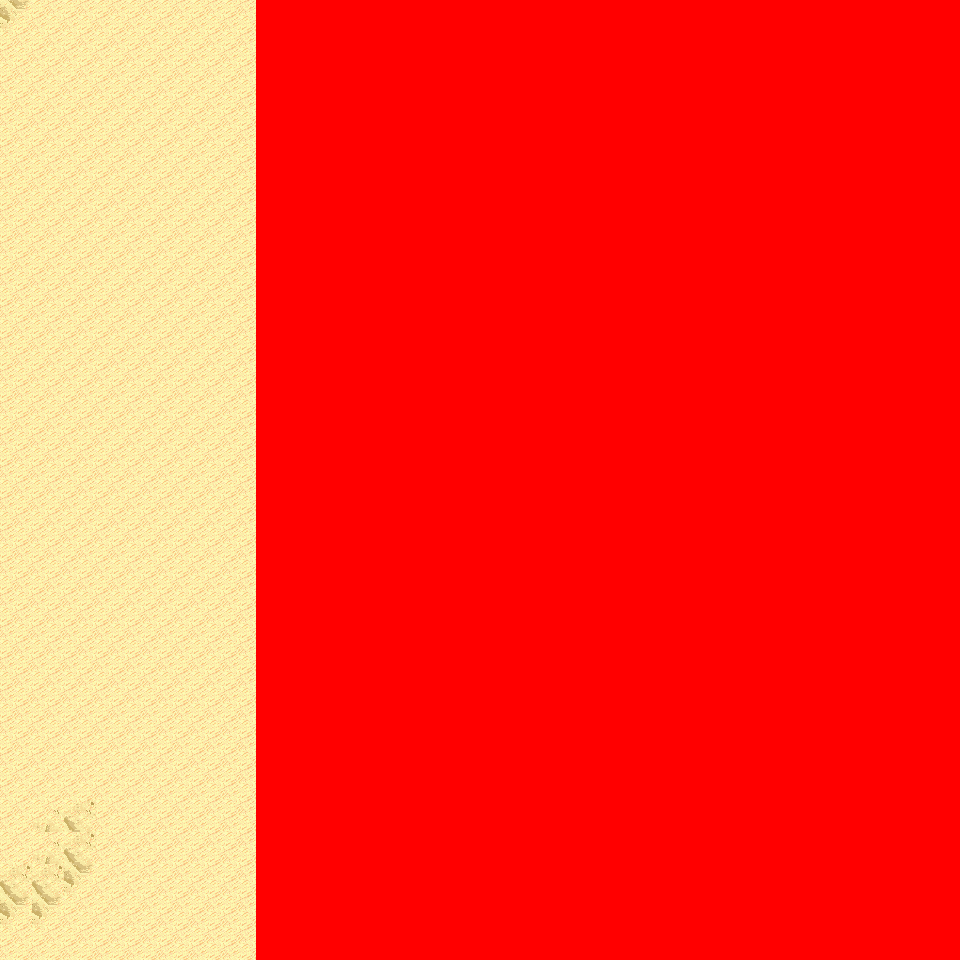

Tiled map render using the project's own tile images. Description and the map definition, with tile-layer contents summarised, below:
An orthogonal 30x30 tile map with 32x32 px tiles, 6 tile layers (Ground, Object, Object2, Above, ...), 16 tilesets and 3 objects (3x mapchange).

<map version="1.0" orientation="orthogonal" renderorder="right-down" width="30" height="30" tilewidth="32" tileheight="32" nextobjectid="4">
  <tileset firstgid="1" name="tileset_logic_collision" tilewidth="32" tileheight="32" tilecount="1" columns="1">
    <image source="../drawable/tileset_logic_collision.png" width="32" height="32" />
  </tileset>
  <tileset firstgid="2" name="tileset_ground_ground" tilewidth="32" tileheight="32" tilecount="33" columns="3">
    <image source="../drawable/tileset_ground_ground.png" width="96" height="352" />
  </tileset>
  <tileset firstgid="35" name="tileset_terrain_desert" tilewidth="32" tileheight="32" tilecount="88" columns="8">
    <image source="../drawable/tileset_terrain_desert.png" width="256" height="352" />
  </tileset>
  <tileset firstgid="123" name="tileset_ground_sand_edges" tilewidth="32" tileheight="32" tilecount="15" columns="5">
    <image source="../drawable/tileset_ground_sand_edges.png" width="160" height="96" />
  </tileset>
  <tileset firstgid="138" name="tileset_ground_sand_2" tilewidth="32" tileheight="32" tilecount="15" columns="5">
    <image source="../drawable/tileset_ground_sand_2.png" width="160" height="96" />
  </tileset>
  <tileset firstgid="153" name="tileset_building_stone_ruins" tilewidth="32" tileheight="32" tilecount="72" columns="6">
    <image source="../drawable/tileset_building_stone_ruins.png" width="192" height="384" />
  </tileset>
  <tileset firstgid="225" name="tileset_item_statue_blackened_column" tilewidth="32" tileheight="32" tilecount="4" columns="1">
    <image source="../drawable/tileset_item_statue_blackened_column.png" width="32" height="128" />
  </tileset>
  <tileset firstgid="229" name="tileset_item_statue_skull_carving" tilewidth="32" tileheight="32" tilecount="4" columns="2">
    <image source="../drawable/tileset_item_statue_skull_carving.png" width="64" height="64" />
  </tileset>
  <tileset firstgid="233" name="tileset_item_statue_skullpedestal" tilewidth="32" tileheight="32" tilecount="2" columns="1">
    <image source="../drawable/tileset_item_statue_skullpedestal.png" width="32" height="64" />
  </tileset>
  <tileset firstgid="235" name="tileset_plant_tree_banana_tree" tilewidth="32" tileheight="32" tilecount="40" columns="4">
    <image source="../drawable/tileset_plant_tree_banana_tree.png" width="128" height="320" />
  </tileset>
  <tileset firstgid="275" name="tileset_plant_tree_palm_tree" tilewidth="32" tileheight="32" tilecount="6" columns="2">
    <image source="../drawable/tileset_plant_tree_palm_tree.png" width="64" height="96" />
  </tileset>
  <tileset firstgid="281" name="tileset_plant_tree_palm_trees" tilewidth="32" tileheight="32" tilecount="40" columns="4">
    <image source="../drawable/tileset_plant_tree_palm_trees.png" width="128" height="320" />
  </tileset>
  <tileset firstgid="321" name="tileset_plant_bush_large_green" tilewidth="32" tileheight="32" tilecount="9" columns="3">
    <image source="../drawable/tileset_plant_bush_large_green.png" width="96" height="96" />
  </tileset>
  <tileset firstgid="330" name="tileset_plant_cactus" tilewidth="32" tileheight="32" tilecount="2" columns="1">
    <image source="../drawable/tileset_plant_cactus.png" width="32" height="64" />
  </tileset>
  <tileset firstgid="332" name="tileset_plant_lily_pads" tilewidth="32" tileheight="32" tilecount="2" columns="1">
    <image source="../drawable/tileset_plant_lily_pads.png" width="32" height="64" />
  </tileset>
  <tileset firstgid="334" name="tileset_plant_round_cactuses" tilewidth="32" tileheight="32" tilecount="20" columns="10">
    <image source="../drawable/tileset_plant_round_cactuses.png" width="320" height="64" />
  </tileset>
  <layer name="Ground" width="30" height="30">
    <data>[900 cells, 900 non-empty, 6 distinct tile ids]</data>
  </layer>
  <layer name="Object" width="30" height="30">
    <data>[900 cells, 51 non-empty, 14 distinct tile ids]</data>
  </layer>
  <layer name="Object2" width="30" height="30">
    <data>[900 cells, 0 non-empty, 0 distinct tile ids]</data>
  </layer>
  <layer name="Above" width="30" height="30">
    <data>[900 cells, 48 non-empty, 23 distinct tile ids]</data>
  </layer>
  <layer name="Above2" width="30" height="30">
    <data>[900 cells, 0 non-empty, 0 distinct tile ids]</data>
  </layer>
  <layer name="Walkable" width="30" height="30">
    <data>[900 cells, 660 non-empty, 1 distinct tile ids]</data>
  </layer>
  <objectgroup name="MapEvents">
    <object id="1" name="north" type="mapchange" x="0" y="0" width="256" height="32">
      <properties>
        <property name="map" value="0_ados_mountain_n2_w2_x3_y1" />
        <property name="place" value="south" />
      </properties>
    </object>
    <object id="2" name="south" type="mapchange" x="0" y="928" width="256" height="32">
      <properties>
        <property name="map" value="0_ados_mountain_n2_w2_x3_y3" />
        <property name="place" value="north" />
      </properties>
    </object>
    <object id="3" name="west" type="mapchange" x="0" y="0" width="32" height="960">
      <properties>
        <property name="map" value="0_ados_mountain_n2_w2_x2_y2" />
        <property name="place" value="east" />
      </properties>
    </object>
  </objectgroup>
</map>
